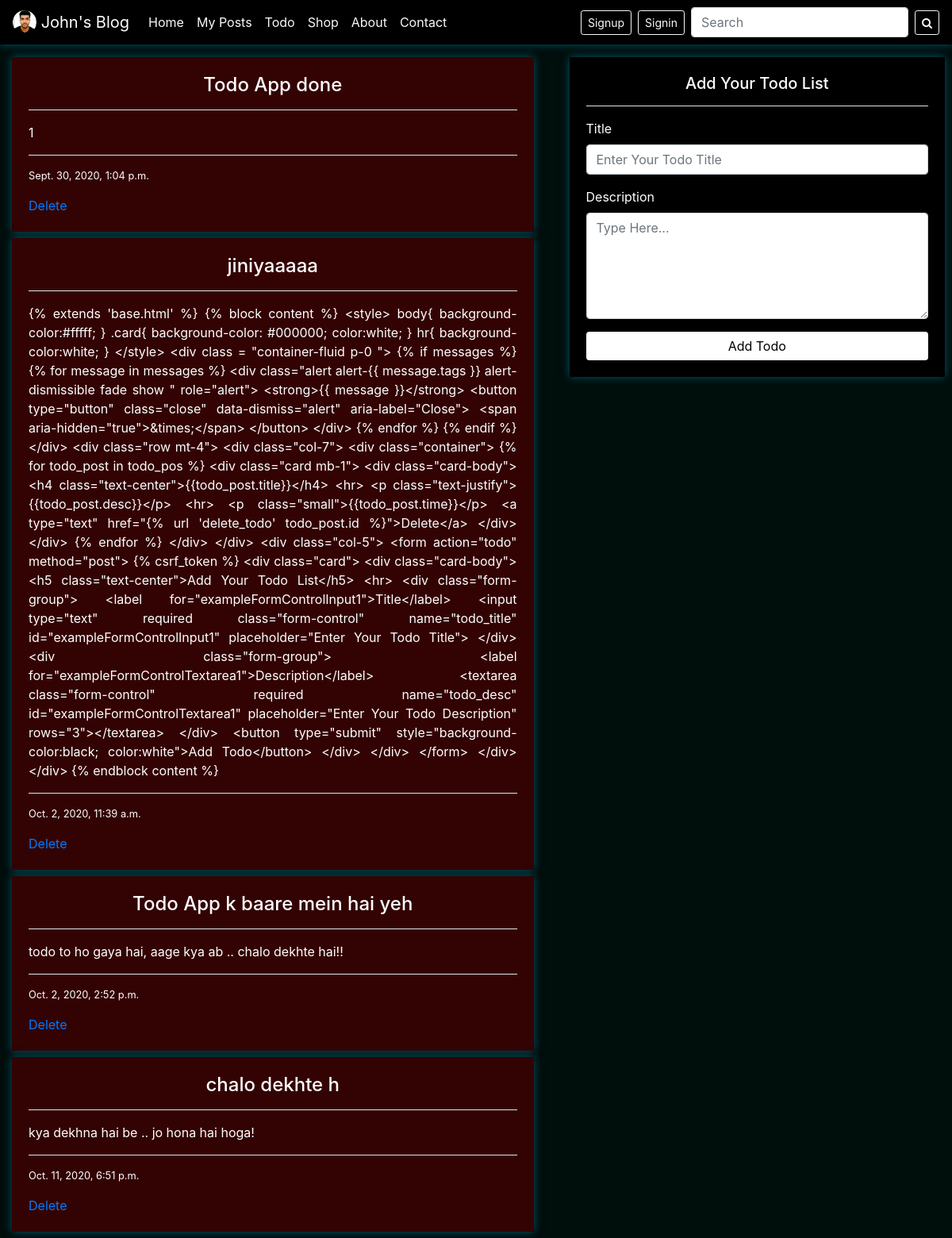
Screenshot of /todo with the database file from the repository.
### todo_john/models.py (models this page shows, shortened)
class Todo(models.Model):
    title = models.CharField(max_length=2000)
    desc = models.TextField()
    time = models.DateTimeField(default=datetime.now())

### todo_john/views.py (the view, shortened to what this page needs)
# urls.py: path('todo', views.todo, name='todo'),
def todo(request):
    todop = Todo.objects.all()
    return render (request, 'todo.html', {'todo_pos':todop})

### templates/todo.html (shortened to what this page needs)
{% extends 'base.html' %}
{% block content %}
    <div class="row  mt-3">
    <div class="col-7">
    <div class="container">
    {% for todo_post in todo_pos %}
        <div class="card mb-2">
            <div class="card-body">
               <h4 class="text-center">{{todo_post.title}}</h4>
               <hr>
               <p class="text-justify">{{todo_post.desc}}</p>
               <hr>
            <p class="small">{{todo_post.time}}</p>
            <a type="text" href="{% url 'delete_todo' todo_post.id %}">Delete</a>
            <br>
            </div>
        </div>
    {% endfor %}
    </div>
    </div>
    <div class="col-5 pr-4 " >
    <form action="todo" method="post">
    <div class="card todocls " >
        <div class="card-body ">
        <h5 class="text-center">Add Your Todo List</h5>
        <hr>
            <div class="form-group">
                <label for="exampleFormControlInput1">Title</label>
                <input type="text" required class="form-control" name="todo_title" id="exampleFormControlInput1" placeholder="Enter Your Todo Title">
            </div>
            <div class="form-group">
                <label for="exampleFormControlTextarea1">Description</label>
                 <textarea class="form-control" rows="5" required name="todo_desc" id="exampleFormControlTextarea1" placeholder="Type Here..." rows="3"></textarea>
            </div>
            <button class="b btn" type="submit" >Add Todo</button>
        </div>
    </div>
    </form>
        </div>
    </div>
{% endblock content %}

### rows the page displays
Todo: title "Todo App done", desc "1", time "Sept. 30, 2020, 1:04 p.m."
Todo: title "jiniyaaaaa", desc "{% extends 'base.html' %} {% block content %} <style> body{ background-color:#fffff; } .card{ background-color: #000000; color:white; } hr{ background-color:white; } </style> <div class = \"container-fluid p-0 \"> {% if messages %} {% for message in messages %} <div class=\"alert alert-{{ message.tags }} alert-dismissible fade show \" role=\"alert\"> <strong>{{ message }}</strong> <button type=\"button\" class=\"close\" data-dismiss=\"alert\" aria-label=\"Close\"> <span aria-hidden=\"true\">&times;</span> </button> </div> {% endfor %} {% endif %} </div> <div class=\"row mt-4\"> <div class=\"col-7\"> <div class=\"container\"> {% for todo_post in todo_pos %} <div class=\"card mb-1\"> <div class=\"card-body\"> <h4…", time "Oct. 2, 2020, 11:39 a.m."
Todo: title "Todo App k baare mein hai yeh", desc "todo to ho gaya hai, aage kya ab .. chalo dekhte hai!!", time "Oct. 2, 2020, 2:52 p.m."
Todo: title "chalo dekhte h", desc "kya dekhna hai be .. jo hona hai hoga!", time "Oct. 11, 2020, 6:51 p.m."
